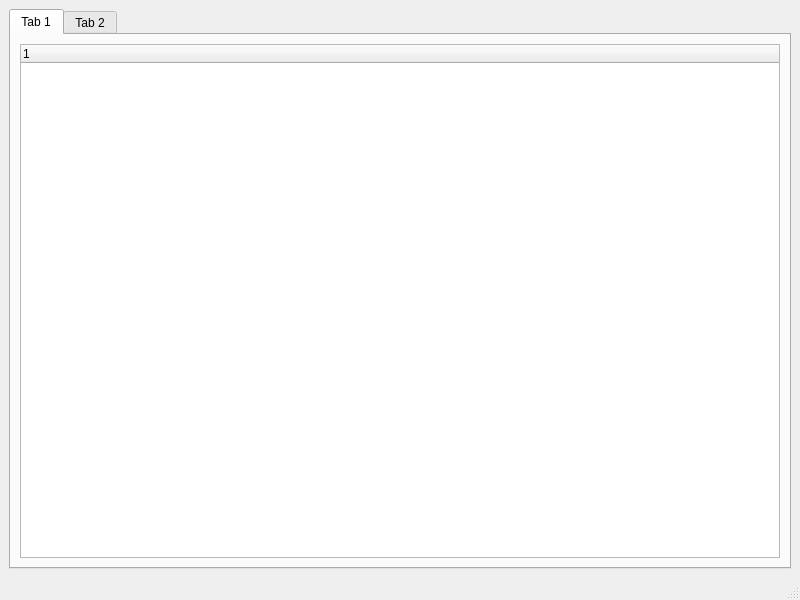
<?xml version="1.0" encoding="UTF-8"?>
<ui version="4.0">
 <class>OptionsWindow</class>
 <widget class="QMainWindow" name="OptionsWindow">
  <property name="geometry">
   <rect>
    <x>0</x>
    <y>0</y>
    <width>800</width>
    <height>600</height>
   </rect>
  </property>
  <property name="windowTitle">
   <string>MainWindow</string>
  </property>
  <property name="tabShape">
   <enum>QTabWidget::Rounded</enum>
  </property>
  <property name="dockNestingEnabled">
   <bool>false</bool>
  </property>
  <property name="dockOptions">
   <set>QMainWindow::AllowTabbedDocks|QMainWindow::AnimatedDocks</set>
  </property>
  <widget class="QWidget" name="centralwidget">
   <layout class="QVBoxLayout" name="verticalLayout">
    <item>
     <widget class="QTabWidget" name="tabWidget">
      <property name="currentIndex">
       <number>0</number>
      </property>
      <widget class="QWidget" name="tab">
       <attribute name="title">
        <string>Tab 1</string>
       </attribute>
       <layout class="QHBoxLayout" name="horizontalLayout">
        <item>
         <widget class="QTreeWidget" name="treeWidget">
          <column>
           <property name="text">
            <string notr="true">1</string>
           </property>
          </column>
         </widget>
        </item>
       </layout>
      </widget>
      <widget class="QWidget" name="tab_2">
       <attribute name="title">
        <string>Tab 2</string>
       </attribute>
      </widget>
     </widget>
    </item>
   </layout>
  </widget>
  <widget class="QStatusBar" name="statusbar"/>
 </widget>
 <resources/>
 <connections/>
</ui>
